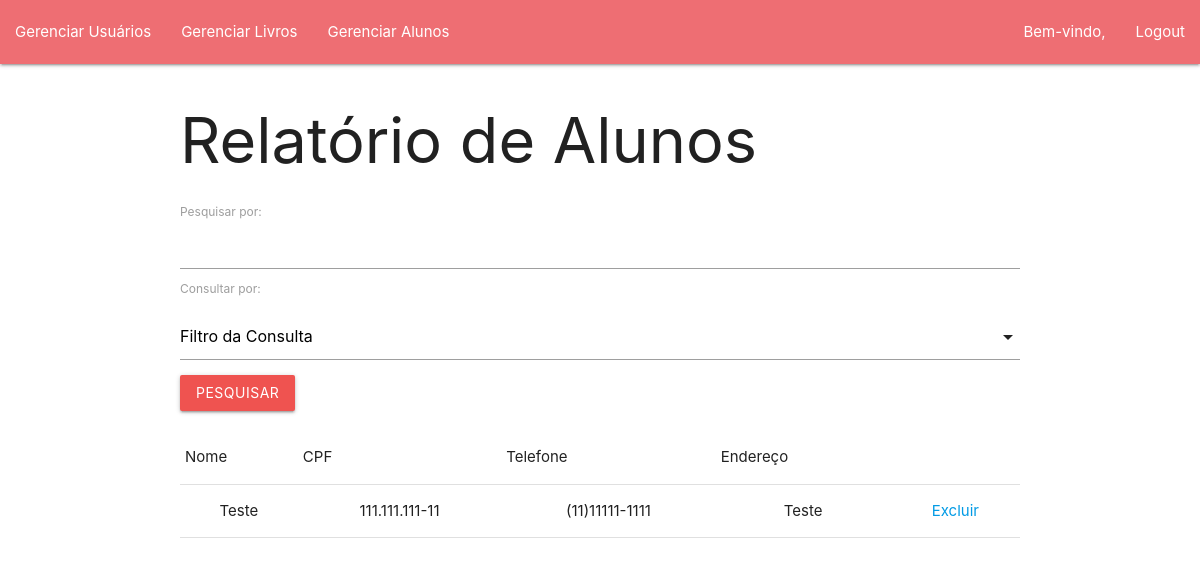
The page /admin/aluno_read.php on the database its author committed.
### tables this page shows
CREATE TABLE IF NOT EXISTS `aluno` (
  `nome` varchar(100) DEFAULT NULL,
  `cpf` varchar(20) NOT NULL,
  `telefone` varchar(20) DEFAULT NULL,
  `endereço` varchar(400) DEFAULT NULL,
  PRIMARY KEY (`cpf`)
);

### admin/aluno_read.php (the view, shortened to what this page needs)
<!DOCTYPE html>
<html lang="en">
<head>
    <link type="text/css" rel="stylesheet" href="../materialize/css/materialize.min.css"  media="screen,projection"/>
</head>
<body>
    <?php include 'navbar.php' ?>
    <div class="container">
        <h1>Relatório de Alunos</h1>
        <form method="post">
            <label for="search">Pesquisar por:</label>
            <input type="text" id="search" name="pesquisa" autocomplete="off">
            <label for="consultaPor">Consultar por: </label>
            <div class="input-field col s12">
            </div>
            <div class="row">
                <button class="btn red lighten-1" type="submit" name="submit">Pesquisar</button>
            </div>
        </form>
        <div class="row">
            <table class="stripped centered">
                <thead>
                    <tr>
                        <td>Nome</td>
                        <td>CPF</td>
                        <td>Telefone</td>
                        <td>Endereço</td>
                    </tr>
                </thead>
                <tbody>
                    <?php
                        include 'connect.php';
                        include 'classes.php';
                        if(!isset($_POST['submit']))
                        {
                            $query = "SELECT * FROM aluno";
                            $stmt = $mysqli->prepare($query);
                            $stmt->execute();
                            $result = $stmt->get_result();
                            $rows = $result->fetch_all(MYSQLI_NUM);
                            }
                            foreach($rows as $row)
                            {
                                echo "<tr>";
                                foreach($row as $columnIndex=>$entry)
                                {
                                    echo "<td>$entry</td>";
                                }
                                echo "<td><a href='./aluno_delete.php?cpf=$row[1]'>Excluir</a></td>";
                                echo "</tr>";
                            }
                    ?>
                </tbody>
            </table>
        </div>
    </div>
</body>
</html>

### rows shown on the page
aluno: nome "Teste", cpf "111.111.111-11", telefone "(11)11111-1111", endereço "Teste"
